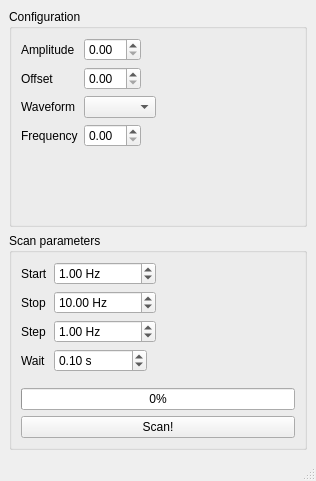
<?xml version="1.0" encoding="UTF-8"?>
<ui version="4.0">
 <class>MainWindow</class>
 <widget class="QMainWindow" name="MainWindow">
  <property name="geometry">
   <rect>
    <x>0</x>
    <y>0</y>
    <width>316</width>
    <height>481</height>
   </rect>
  </property>
  <property name="sizePolicy">
   <sizepolicy hsizetype="Preferred" vsizetype="Fixed">
    <horstretch>0</horstretch>
    <verstretch>0</verstretch>
   </sizepolicy>
  </property>
  <property name="windowTitle">
   <string>Frequency Scan</string>
  </property>
  <widget class="QWidget" name="centralwidget">
   <layout class="QVBoxLayout" name="verticalLayout">
    <item>
     <widget class="QGroupBox" name="configBox">
      <property name="title">
       <string>Configuration</string>
      </property>
      <layout class="QVBoxLayout" name="verticalLayout_3">
       <item>
        <layout class="QFormLayout" name="formLayout">
         <property name="fieldGrowthPolicy">
          <enum>QFormLayout::FieldsStayAtSizeHint</enum>
         </property>
         <item row="0" column="0">
          <widget class="QLabel" name="amplitudeLabel">
           <property name="text">
            <string>Amplitude</string>
           </property>
          </widget>
         </item>
         <item row="0" column="1">
          <widget class="QDoubleSpinBox" name="amplitude"/>
         </item>
         <item row="1" column="0">
          <widget class="QLabel" name="offsetLabel">
           <property name="text">
            <string>Offset</string>
           </property>
          </widget>
         </item>
         <item row="1" column="1">
          <widget class="QDoubleSpinBox" name="offset"/>
         </item>
         <item row="2" column="0">
          <widget class="QLabel" name="waveformLabel">
           <property name="text">
            <string>Waveform</string>
           </property>
          </widget>
         </item>
         <item row="2" column="1">
          <widget class="QComboBox" name="waveform"/>
         </item>
         <item row="3" column="0">
          <widget class="QLabel" name="frequencyLabel">
           <property name="text">
            <string>Frequency</string>
           </property>
          </widget>
         </item>
         <item row="3" column="1">
          <widget class="QDoubleSpinBox" name="frequency"/>
         </item>
        </layout>
       </item>
      </layout>
     </widget>
    </item>
    <item>
     <widget class="QGroupBox" name="groupBox">
      <property name="title">
       <string>Scan parameters</string>
      </property>
      <layout class="QVBoxLayout" name="verticalLayout_2">
       <item>
        <layout class="QFormLayout" name="formLayout_2">
         <property name="fieldGrowthPolicy">
          <enum>QFormLayout::FieldsStayAtSizeHint</enum>
         </property>
         <item row="0" column="0">
          <widget class="QLabel" name="startLabel">
           <property name="text">
            <string>Start</string>
           </property>
          </widget>
         </item>
         <item row="0" column="1">
          <widget class="QDoubleSpinBox" name="start">
           <property name="suffix">
            <string> Hz</string>
           </property>
           <property name="maximum">
            <double>100000.000000000000000</double>
           </property>
           <property name="value">
            <double>1.000000000000000</double>
           </property>
          </widget>
         </item>
         <item row="1" column="0">
          <widget class="QLabel" name="stopLabel">
           <property name="text">
            <string>Stop</string>
           </property>
          </widget>
         </item>
         <item row="1" column="1">
          <widget class="QDoubleSpinBox" name="stop">
           <property name="suffix">
            <string> Hz</string>
           </property>
           <property name="maximum">
            <double>100000.000000000000000</double>
           </property>
           <property name="value">
            <double>10.000000000000000</double>
           </property>
          </widget>
         </item>
         <item row="2" column="0">
          <widget class="QLabel" name="stepLabel">
           <property name="text">
            <string>Step</string>
           </property>
          </widget>
         </item>
         <item row="2" column="1">
          <widget class="QDoubleSpinBox" name="step">
           <property name="suffix">
            <string> Hz</string>
           </property>
           <property name="maximum">
            <double>100000.000000000000000</double>
           </property>
           <property name="value">
            <double>1.000000000000000</double>
           </property>
          </widget>
         </item>
         <item row="3" column="0">
          <widget class="QLabel" name="waitLabel">
           <property name="text">
            <string>Wait</string>
           </property>
          </widget>
         </item>
         <item row="3" column="1">
          <widget class="QDoubleSpinBox" name="wait">
           <property name="suffix">
            <string> s</string>
           </property>
           <property name="maximum">
            <double>1000000.000000000000000</double>
           </property>
           <property name="value">
            <double>0.100000000000000</double>
           </property>
          </widget>
         </item>
        </layout>
       </item>
       <item>
        <widget class="QProgressBar" name="progress">
         <property name="value">
          <number>0</number>
         </property>
        </widget>
       </item>
       <item>
        <widget class="QPushButton" name="scan">
         <property name="text">
          <string>Scan!</string>
         </property>
        </widget>
       </item>
      </layout>
     </widget>
    </item>
   </layout>
  </widget>
  <widget class="QMenuBar" name="menubar">
   <property name="geometry">
    <rect>
     <x>0</x>
     <y>0</y>
     <width>316</width>
     <height>22</height>
    </rect>
   </property>
  </widget>
  <widget class="QStatusBar" name="statusbar"/>
 </widget>
 <tabstops>
  <tabstop>amplitude</tabstop>
  <tabstop>offset</tabstop>
  <tabstop>waveform</tabstop>
  <tabstop>start</tabstop>
  <tabstop>stop</tabstop>
  <tabstop>step</tabstop>
  <tabstop>wait</tabstop>
  <tabstop>scan</tabstop>
 </tabstops>
 <resources/>
 <connections/>
</ui>
